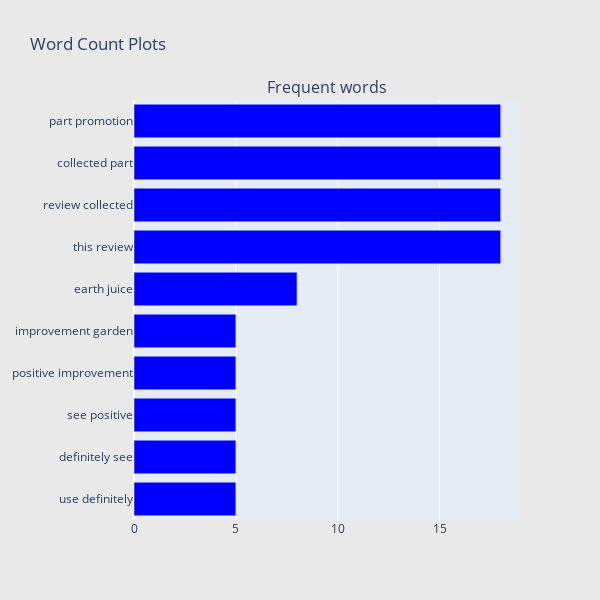

The notebook cell this image was saved under:
### Code cell
## Get the bar chart from 5 rated reviews ##
freq_dict = defaultdict(int)
for sent in df_5["review_lower"]:
    for word in generate_ngrams(sent,2):
        freq_dict[word] += 1
fd_sorted = pd.DataFrame(sorted(freq_dict.items(), key=lambda x: x[1])[::-1])
fd_sorted.columns = ["word", "wordcount"]
trace0 = horizontal_bar_chart(fd_sorted.head(10), 'blue')

# Creating two subplots
fig = tools.make_subplots(rows=1, cols=1, vertical_spacing=0.04,
                          subplot_titles=["Frequent words"])
fig.append_trace(trace0, 1, 1)
#fig.append_trace(trace1, 1, 2)
fig['layout'].update(height=600, width=600, paper_bgcolor='rgb(233,233,233)', title="Word Count Plots")
py.iplot(fig, filename='word-plots');

### Figure 1 — Plotly figure (JSON) as saved in the notebook; plotly's stock layout.template omitted (floating-point values rounded to 4 significant figures)
{"data": [{"marker": {"color": "blue"}, "orientation": "h", "showlegend": false, "x": [5, 5, 5, 5, 5, 8, 18, 18, 18, 18], "xaxis": "x", "y": ["use definitely", "definitely see", "see positive", "positive improvement", "improvement garden", "earth juice", "this review", "review collected", "collected part", "part promotion"], "yaxis": "y", "type": "bar"}], "layout": {"annotations": [{"font": {"size": 16}, "showarrow": false, "text": "Frequent words", "x": 0.5, "xanchor": "center", "xref": "paper", "y": 1, "yanchor": "bottom", "yref": "paper"}], "height": 600, "paper_bgcolor": "rgb(233,233,233)", "title": {"text": "Word Count Plots"}, "width": 600, "xaxis": {"anchor": "y", "domain": [0, 1]}, "yaxis": {"anchor": "x", "domain": [0, 1]}}}
